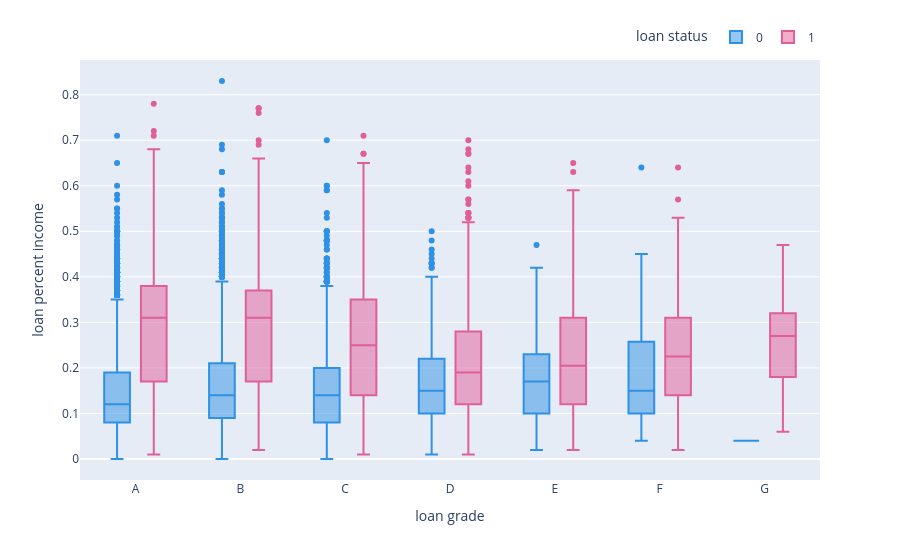

Notebook source saved alongside this figure:
### Markdown cell above
## Default-Class Balance
The non-default proportion is approximately 78.3%, so defaults make up the minority class. A model that predicts almost everyone as non-default could still look accurate, which is why default-class precision, recall, and F1 are emphasized later.

### Code cell
#Box plot
fig = px.box(df, x="loan_grade", y="loan_percent_income", color="loan_status",
color_discrete_sequence=px.colors.qualitative.Dark24,
labels={col:col.replace('_', ' ') for col in df.columns},
category_orders={"loan_grade":["A","B","C","D","E","F","G"]})
fig.update_layout(legend=dict(orientation="h", yanchor="bottom",
y=1.02, xanchor="right", x=1))
fig.show()

### Figure 1 — Plotly figure (JSON) as saved in the notebook; plotly's stock layout.template omitted (floating-point values rounded to 4 significant figures; data arrays with more than 128 entries replaced by an {"elided": "..."} marker saying what was removed)
{"data": [{"alignmentgroup": "True", "hovertemplate": "loan status=0<br>loan grade=%{x}<br>loan percent income=%{y}<extra></extra>", "legendgroup": "0", "marker": {"color": "#2E91E5"}, "name": "0", "notched": false, "offsetgroup": "0", "orientation": "v", "showlegend": true, "type": "box", "x": {"elided": "22430 str values"}, "x0": " ", "xaxis": "x", "y": {"elided": "22430 float values"}, "y0": " ", "yaxis": "y"}, {"alignmentgroup": "True", "hovertemplate": "loan status=1<br>loan grade=%{x}<br>loan percent income=%{y}<extra></extra>", "legendgroup": "1", "marker": {"color": "#E15F99"}, "name": "1", "notched": false, "offsetgroup": "1", "orientation": "v", "showlegend": true, "type": "box", "x": {"elided": "6202 str values"}, "x0": " ", "xaxis": "x", "y": {"elided": "6202 float values"}, "y0": " ", "yaxis": "y"}], "layout": {"boxmode": "group", "legend": {"orientation": "h", "title": {"text": "loan status"}, "tracegroupgap": 0, "x": 1, "xanchor": "right", "y": 1.02, "yanchor": "bottom"}, "margin": {"t": 60}, "xaxis": {"anchor": "y", "categoryarray": ["A", "B", "C", "D", "E", "F", "G"], "categoryorder": "array", "domain": [0, 1], "title": {"text": "loan grade"}}, "yaxis": {"anchor": "x", "domain": [0, 1], "title": {"text": "loan percent income"}}}}
